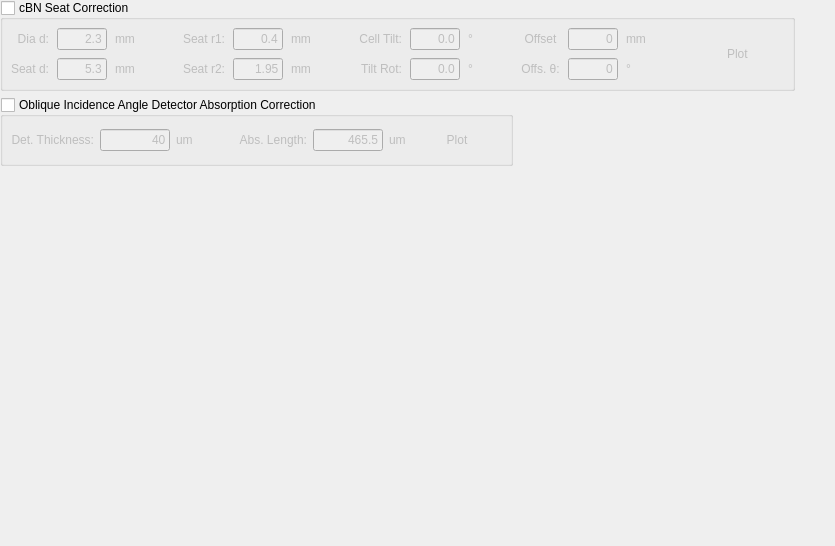
       <widget class="QWidget" name="cor_tab">
        <attribute name="title">
         <string>Cor</string>
        </attribute>
        <layout class="QVBoxLayout" name="verticalLayout_21">
         <property name="margin">
          <number>0</number>
         </property>
         <item>
          <layout class="QHBoxLayout" name="horizontalLayout_34">
           <item>
            <widget class="QGroupBox" name="cbn_groupbox">
             <property name="title">
              <string>cBN Seat Correction</string>
             </property>
             <property name="flat">
              <bool>true</bool>
             </property>
             <property name="checkable">
              <bool>true</bool>
             </property>
             <property name="checked">
              <bool>false</bool>
             </property>
             <layout class="QGridLayout" name="gridLayout_4">
              <property name="margin">
               <number>8</number>
              </property>
              <property name="spacing">
               <number>8</number>
              </property>
              <item row="1" column="10">
               <widget class="QLabel" name="label_31">
                <property name="text">
                 <string>°</string>
                </property>
               </widget>
              </item>
              <item row="0" column="3">
               <spacer name="horizontalSpacer_14">
                <property name="orientation">
                 <enum>Qt::Horizontal</enum>
                </property>
                <property name="sizeHint" stdset="0">
                 <size>
                  <width>40</width>
                  <height>20</height>
                 </size>
                </property>
               </spacer>
              </item>
              <item row="0" column="2">
               <widget class="QLabel" name="label_26">
                <property name="text">
                 <string>mm</string>
                </property>
               </widget>
              </item>
              <item row="0" column="13">
               <widget class="QLineEdit" name="cbn_center_offset_txt">
                <property name="minimumSize">
                 <size>
                  <width>50</width>
                  <height>0</height>
                 </size>
                </property>
                <property name="maximumSize">
                 <size>
                  <width>50</width>
                  <height>16777215</height>
                 </size>
                </property>
                <property name="text">
                 <string>0</string>
                </property>
                <property name="alignment">
                 <set>Qt::AlignRight|Qt::AlignTrailing|Qt::AlignVCenter</set>
                </property>
               </widget>
              </item>
              <item row="0" column="12">
               <widget class="QLabel" name="label_24">
                <property name="text">
                 <string>Offset</string>
                </property>
                <property name="alignment">
                 <set>Qt::AlignCenter</set>
                </property>
               </widget>
              </item>
              <item row="1" column="14">
               <widget class="QLabel" name="label_32">
                <property name="text">
                 <string>°</string>
                </property>
               </widget>
              </item>
              <item row="0" column="10">
               <widget class="QLabel" name="label_30">
                <property name="text">
                 <string>°</string>
                </property>
               </widget>
              </item>
              <item row="0" column="6">
               <widget class="QLabel" name="label_28">
                <property name="text">
                 <string>mm</string>
                </property>
               </widget>
              </item>
              <item row="0" column="7">
               <spacer name="horizontalSpacer_15">
                <property name="orientation">
                 <enum>Qt::Horizontal</enum>
                </property>
                <property name="sizeHint" stdset="0">
                 <size>
                  <width>40</width>
                  <height>20</height>
                 </size>
                </property>
               </spacer>
              </item>
              <item row="1" column="6">
               <widget class="QLabel" name="label_29">
                <property name="text">
                 <string>mm</string>
                </property>
               </widget>
              </item>
              <item row="1" column="13">
               <widget class="QLineEdit" name="cbn_center_offset_angle_txt">
                <property name="minimumSize">
                 <size>
                  <width>50</width>
                  <height>0</height>
                 </size>
                </property>
                <property name="maximumSize">
                 <size>
                  <width>50</width>
                  <height>16777215</height>
                 </size>
                </property>
                <property name="text">
                 <string>0</string>
                </property>
                <property name="alignment">
                 <set>Qt::AlignRight|Qt::AlignTrailing|Qt::AlignVCenter</set>
                </property>
               </widget>
              </item>
              <item row="1" column="12">
               <widget class="QLabel" name="label_25">
                <property name="text">
                 <string>Offs. θ:</string>
                </property>
                <property name="alignment">
                 <set>Qt::AlignCenter</set>
                </property>
               </widget>
              </item>
              <item row="0" column="14">
               <widget class="QLabel" name="label_33">
                <property name="text">
                 <string>mm</string>
                </property>
               </widget>
              </item>
              <item row="1" column="2">
               <widget class="QLabel" name="label_27">
                <property name="text">
                 <string>mm</string>
                </property>
               </widget>
              </item>
              <item row="0" column="1">
               <widget class="QLineEdit" name="cbn_diamond_thickness_txt">
                <property name="minimumSize">
                 <size>
                  <width>50</width>
                  <height>0</height>
                 </size>
                </property>
                <property name="maximumSize">
                 <size>
                  <width>50</width>
                  <height>60</height>
                 </size>
                </property>
                <property name="text">
                 <string>2.3</string>
                </property>
                <property name="alignment">
                 <set>Qt::AlignRight|Qt::AlignTrailing|Qt::AlignVCenter</set>
                </property>
               </widget>
              </item>
              <item row="0" column="4">
               <widget class="QLabel" name="label_14">
                <property name="text">
                 <string>Seat r1:</string>
                </property>
                <property name="alignment">
                 <set>Qt::AlignRight|Qt::AlignTrailing|Qt::AlignVCenter</set>
                </property>
               </widget>
              </item>
              <item row="0" column="8">
               <widget class="QLabel" name="label_16">
                <property name="text">
                 <string>Cell Tilt:</string>
                </property>
                <property name="alignment">
                 <set>Qt::AlignRight|Qt::AlignTrailing|Qt::AlignVCenter</set>
                </property>
               </widget>
              </item>
              <item row="1" column="4">
               <widget class="QLabel" name="label_15">
                <property name="text">
                 <string>Seat r2:</string>
                </property>
                <property name="alignment">
                 <set>Qt::AlignRight|Qt::AlignTrailing|Qt::AlignVCenter</set>
                </property>
               </widget>
              </item>
              <item row="0" column="9">
               <widget class="QLineEdit" name="cbn_cell_tilt_txt">
                <property name="minimumSize">
                 <size>
                  <width>50</width>
                  <height>0</height>
                 </size>
                </property>
                <property name="maximumSize">
                 <size>
                  <width>50</width>
                  <height>60</height>
                 </size>
                </property>
                <property name="text">
                 <string>0.0</string>
                </property>
                <property name="alignment">
                 <set>Qt::AlignRight|Qt::AlignTrailing|Qt::AlignVCenter</set>
                </property>
               </widget>
              </item>
              <item row="1" column="0">
               <widget class="QLabel" name="label_13">
                <property name="text">
                 <string>Seat d:</string>
                </property>
                <property name="alignment">
                 <set>Qt::AlignRight|Qt::AlignTrailing|Qt::AlignVCenter</set>
                </property>
               </widget>
              </item>
              <item row="1" column="5">
               <widget class="QLineEdit" name="cbn_outer_seat_radius_txt">
                <property name="minimumSize">
                 <size>
                  <width>50</width>
                  <height>0</height>
                 </size>
                </property>
                <property name="maximumSize">
                 <size>
                  <width>50</width>
                  <height>60</height>
                 </size>
                </property>
                <property name="text">
                 <string>1.95</string>
                </property>
                <property name="alignment">
                 <set>Qt::AlignRight|Qt::AlignTrailing|Qt::AlignVCenter</set>
                </property>
               </widget>
              </item>
              <item row="1" column="9">
               <widget class="QLineEdit" name="cbn_tilt_rotation_txt">
                <property name="minimumSize">
                 <size>
                  <width>50</width>
                  <height>0</height>
                 </size>
                </property>
                <property name="maximumSize">
                 <size>
                  <width>50</width>
                  <height>16777215</height>
                 </size>
                </property>
                <property name="text">
                 <string>0.0</string>
                </property>
                <property name="alignment">
                 <set>Qt::AlignRight|Qt::AlignTrailing|Qt::AlignVCenter</set>
                </property>
               </widget>
              </item>
              <item row="1" column="8">
               <widget class="QLabel" name="label_17">
                <property name="text">
                 <string>Tilt Rot:</string>
                </property>
                <property name="alignment">
                 <set>Qt::AlignRight|Qt::AlignTrailing|Qt::AlignVCenter</set>
                </property>
               </widget>
              </item>
              <item row="0" column="5">
               <widget class="QLineEdit" name="cbn_inner_seat_radius_txt">
                <property name="minimumSize">
                 <size>
                  <width>50</width>
                  <height>0</height>
                 </size>
                </property>
                <property name="maximumSize">
                 <size>
                  <width>50</width>
                  <height>60</height>
                 </size>
                </property>
                <property name="text">
                 <string>0.4</string>
                </property>
                <property name="alignment">
                 <set>Qt::AlignRight|Qt::AlignTrailing|Qt::AlignVCenter</set>
                </property>
               </widget>
              </item>
              <item row="1" column="1">
               <widget class="QLineEdit" name="cbn_seat_thickness_txt">
                <property name="minimumSize">
                 <size>
                  <width>50</width>
                  <height>0</height>
                 </size>
                </property>
                <property name="maximumSize">
                 <size>
                  <width>50</width>
                  <height>60</height>
                 </size>
                </property>
                <property name="text">
                 <string>5.3</string>
                </property>
                <property name="alignment">
                 <set>Qt::AlignRight|Qt::AlignTrailing|Qt::AlignVCenter</set>
                </property>
               </widget>
              </item>
              <item row="0" column="16" rowspan="2">
               <widget class="QPushButton" name="cbn_plot_correction_btn">
                <property name="minimumSize">
                 <size>
                  <width>90</width>
                  <height>50</height>
                 </size>
                </property>
                <property name="text">
                 <string>Plot </string>
                </property>
                <property name="flat">
                 <bool>true</bool>
                </property>
               </widget>
              </item>
              <item row="0" column="0">
               <widget class="QLabel" name="label_12">
                <property name="text">
                 <string>Dia d:</string>
                </property>
                <property name="alignment">
                 <set>Qt::AlignRight|Qt::AlignTrailing|Qt::AlignVCenter</set>
                </property>
               </widget>
              </item>
              <item row="0" column="11">
               <spacer name="horizontalSpacer_16">
                <property name="orientation">
                 <enum>Qt::Horizontal</enum>
                </property>
                <property name="sizeHint" stdset="0">
                 <size>
                  <width>40</width>
                  <height>20</height>
                 </size>
                </property>
               </spacer>
              </item>
              <item row="0" column="15">
               <spacer name="horizontalSpacer_17">
                <property name="orientation">
                 <enum>Qt::Horizontal</enum>
                </property>
                <property name="sizeHint" stdset="0">
                 <size>
                  <width>40</width>
                  <height>20</height>
                 </size>
                </property>
               </spacer>
              </item>
             </layout>
            </widget>
           </item>
           <item>
            <spacer name="horizontalSpacer_13">
             <property name="orientation">
              <enum>Qt::Horizontal</enum>
             </property>
             <property name="sizeHint" stdset="0">
              <size>
               <width>40</width>
               <height>20</height>
              </size>
             </property>
            </spacer>
           </item>
          </layout>
         </item>
         <item>
          <layout class="QHBoxLayout" name="horizontalLayout_35">
           <item>
            <widget class="QGroupBox" name="oiadac_groupbox">
             <property name="title">
              <string>Oblique Incidence Angle Detector Absorption Correction</string>
             </property>
             <property name="flat">
              <bool>true</bool>
             </property>
             <property name="checkable">
              <bool>true</bool>
             </property>
             <property name="checked">
              <bool>false</bool>
             </property>
             <layout class="QGridLayout" name="gridLayout_6">
              <property name="margin">
               <number>8</number>
              </property>
              <item row="0" column="2">
               <widget class="QLabel" name="label_22">
                <property name="text">
                 <string>um</string>
                </property>
               </widget>
              </item>
              <item row="0" column="4">
               <widget class="QLabel" name="label_21">
                <property name="text">
                 <string>Abs. Length:</string>
                </property>
                <property name="alignment">
                 <set>Qt::AlignRight|Qt::AlignTrailing|Qt::AlignVCenter</set>
                </property>
               </widget>
              </item>
              <item row="0" column="1">
               <widget class="QLineEdit" name="oiadac_thickness_txt">
                <property name="maximumSize">
                 <size>
                  <width>70</width>
                  <height>16777215</height>
                 </size>
                </property>
                <property name="text">
                 <string>40</string>
                </property>
                <property name="alignment">
                 <set>Qt::AlignRight|Qt::AlignTrailing|Qt::AlignVCenter</set>
                </property>
               </widget>
              </item>
              <item row="0" column="5">
               <widget class="QLineEdit" name="oiadac_abs_length_txt">
                <property name="maximumSize">
                 <size>
                  <width>70</width>
                  <height>16777215</height>
                 </size>
                </property>
                <property name="text">
                 <string>465.5</string>
                </property>
                <property name="alignment">
                 <set>Qt::AlignRight|Qt::AlignTrailing|Qt::AlignVCenter</set>
                </property>
               </widget>
              </item>
              <item row="0" column="6">
               <widget class="QLabel" name="label_23">
                <property name="text">
                 <string>um</string>
                </property>
               </widget>
              </item>
              <item row="0" column="7">
               <widget class="QPushButton" name="oiadac_plot_btn">
                <property name="minimumSize">
                 <size>
                  <width>90</width>
                  <height>30</height>
                 </size>
                </property>
                <property name="text">
                 <string>Plot</string>
                </property>
                <property name="flat">
                 <bool>true</bool>
                </property>
               </widget>
              </item>
              <item row="0" column="0">
               <widget class="QLabel" name="label_18">
                <property name="text">
                 <string>Det. Thickness:</string>
                </property>
                <property name="alignment">
                 <set>Qt::AlignRight|Qt::AlignTrailing|Qt::AlignVCenter</set>
                </property>
               </widget>
              </item>
              <item row="0" column="3">
               <spacer name="horizontalSpacer_12">
                <property name="orientation">
                 <enum>Qt::Horizontal</enum>
                </property>
                <property name="sizeHint" stdset="0">
                 <size>
                  <width>40</width>
                  <height>20</height>
                 </size>
                </property>
               </spacer>
              </item>
             </layout>
            </widget>
           </item>
           <item>
            <spacer name="horizontalSpacer_11">
             <property name="orientation">
              <enum>Qt::Horizontal</enum>
             </property>
             <property name="sizeHint" stdset="0">
              <size>
               <width>40</width>
               <height>20</height>
              </size>
             </property>
            </spacer>
           </item>
          </layout>
         </item>
         <item>
          <spacer name="verticalSpacer_10">
           <property name="orientation">
            <enum>Qt::Vertical</enum>
           </property>
           <property name="sizeHint" stdset="0">
            <size>
             <width>20</width>
             <height>380</height>
            </size>
           </property>
          </spacer>
         </item>
        </layout>
       </widget>
